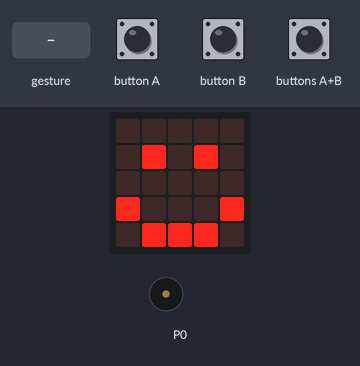
Simulated run of this program. Board: BBC micro:bit running MicroPython. On the bench: the board's 5×5 LED display, buzzer (waves = sounding). The test bench sets the inputs (shaded band). A tilt is held for 1.5 s and a shake lasts 1 s, then the board lies face up again.

Above: at 2.3 s.
2.4 s: gesture '3g'
At 2.49 s:
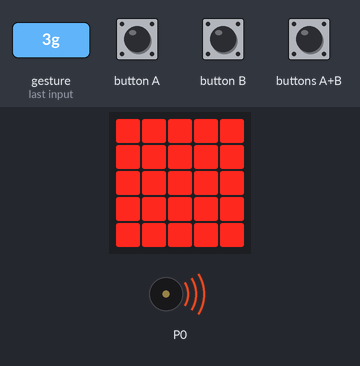
4.3 s: button A pressed for 1 s
At 4.47 s:
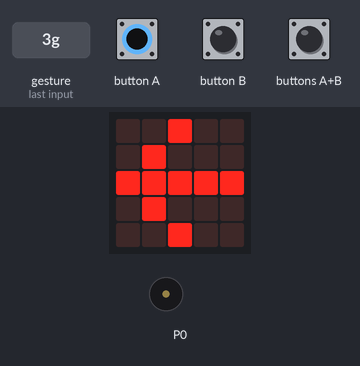
7.0 s: button B pressed for 3.2 s
At 7.15 s:
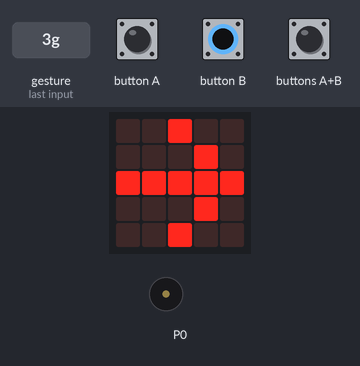
11.7 s: button A pressed for 3.2 s
At 11.84 s:
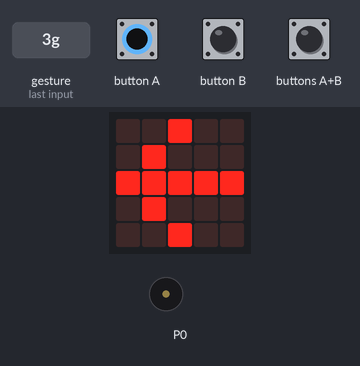
16.4 s: buttons A+B pressed for 3.2 s
At 16.8 s:
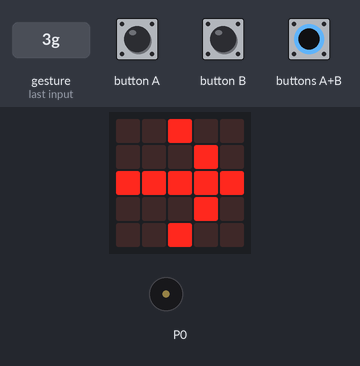
Timing chart, 0 to 19.4 s (numbered marks = the images above; inputs shaded):
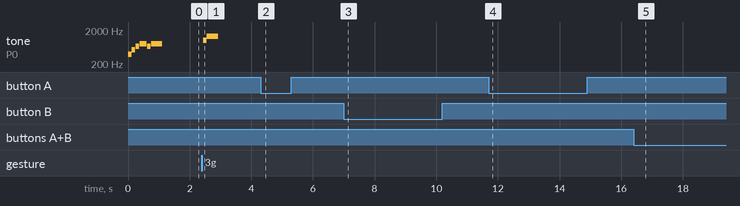

Measured:
- after the input at 2.4 s, tone on P0: silent → 988 Hz at once, → silent 0.12 s later, → 1319 Hz 0.01 s later, → silent 0.36 s later; the display: changes at once (image 1)
- after the input at 4.3 s, the display: changes after 0.05 s (image 2)
- after the input at 7.0 s, the display: changes at once (image 3)
- after the input at 11.7 s, the display: changes at once (image 4)
- after the input at 16.4 s, the display: first changes at once (image 5 shows a later state)

The program:

teacher_startup.py
```python
from microbit import *
import music

flash = [Image().invert()*(i/9) for i in range(9, -1, -1)]

music.play(music.POWER_UP)

while True:
    if accelerometer.was_gesture("3g"):
        display.show(flash, delay=100, wait=False)
        music.play(music.BA_DING)
    if button_a.is_pressed():
        display.show(Image.ARROW_W)
        sleep(250)
        display.clear()
    if button_b.is_pressed():
        display.show(Image.ARROW_E)
        sleep(250)
        display.clear()
    if button_a.is_pressed() and button_b.is_pressed():
        display.show(flash, delay=100, wait=False)

    display.show(Image.HAPPY)
    sleep(50)
```
